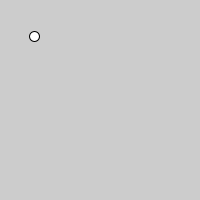
Frame 1 (no input)
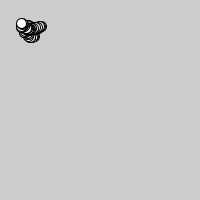
Frame 60 (the mouse pressed at the canvas centre just before this capture)
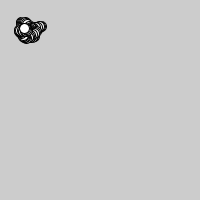
Frame 120 (the mouse held since frame 60 and released just before this capture)

The Processing sketch that drew these frames (run headless with seeded random() and noise(); from frame 60 on, the mouse is pressed at the canvas centre):

// Processing sketch: perlin_noise
// ── perlin_noise.pde
int width = 50;
float t=0;
float t2=10000;

void setup() {
 size(200,200); 
}

void draw(){
 clear();
 float n = noise(t);
 float m= noise(t2);
 float x= map(n,0,1,10,width);
 float y= map(m,0,1,10,width);
 ellipse(x,y,10,10);
 t+=.05;
 t2+=.05;
 println(t);
}
